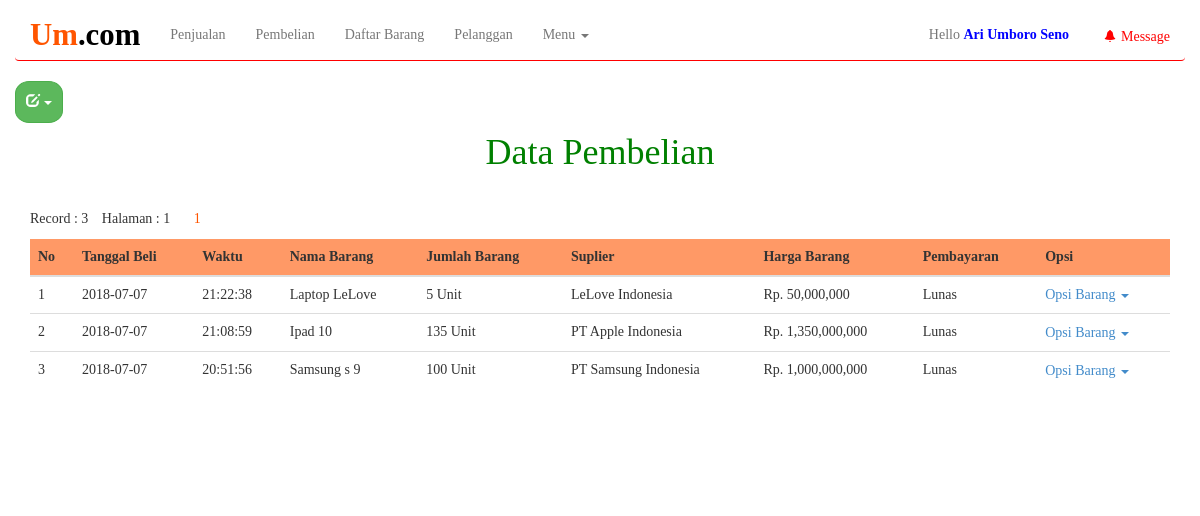
The page /aset/content/pembelian.php (signed in) on the database its author committed.
### tables this page shows
CREATE TABLE `pembelian` (
  `id` bigint(9) NOT NULL,
  `tgl_beli` date DEFAULT NULL,
  `time` time DEFAULT NULL,
  `nama_barang` varchar(200) DEFAULT NULL,
  `jumlah_barang` varchar(200) DEFAULT NULL,
  `Suplier` varchar(200) DEFAULT NULL,
  `harga_beli_semua` varchar(200) DEFAULT NULL,
  `pembayaran` varchar(200) DEFAULT NULL,
  `lo` varchar(40) DEFAULT NULL,
  `pres` varchar(40) DEFAULT NULL
);

### aset/content/pembelian.php (the view, shortened to what this page needs)
<?php
include "header.php";
?>
<?php
$per_hal=15;
$jumlah_record=mysql_query("SELECT COUNT(*) from pembelian");
$jum=mysql_result($jumlah_record, 0);
$halaman=ceil($jum / $per_hal);
$page = (isset($_GET['page'])) ? (int)$_GET['page'] : 1;
$start = ($page - 1) * $per_hal;
?>
<body>
<div class="container">
   <div class="row">
		<div class="col-md-12 text-center">
			<h1 style="color:green"> Data Pembelian </h1>
		</div>
	</div>
   <div class="row">
		<div class="col-md-10">
			<ul class="list-inline">
				<li>Record : <?php echo $jum; ?></li>
				<li>Halaman : <?php echo $halaman; ?></li>
				<li class="pagination">
				<?php
				for($x=1;$x<=$halaman;$x++){
				?>
				<li><a href="?page=<?php echo $x ?>" style="color:#ff5500;"><?php echo $x ?></a></li>
					<?php
				}
				?>
				</li>
			</ul>
		</div>
	</div>
</div>
<div class="container">
	<div class="row">
	<div class="col-md-12">
		<div class="table-responsive">
		<table class="table table-hover">
    	<thead>
    	<tr class="active">
        	<th> No  </th>
            <th> Tanggal Beli</th>
            <th> Waktu</th>
			<th> Nama Barang	</th>
            <th> Jumlah Barang </th>
			<th> Suplier     </th>
            <th> Harga Barang	 </th>
            <th> Pembayaran</th>
            <th> Opsi </th>
         </tr>
      </thead>
	  <tbody>
      <?php
		$i=$start+1;
		$query_select = "SELECT * FROM pembelian ORDER BY id DESC limit $start, $per_hal";
		$res = mysqli_query($conn,$query_select);
		while ($row = mysqli_fetch_array($res))
		{
			?>
            <tr class="abu">
            <td> <?php echo $i++; ?> </td>
            <td> <?php echo $row ['tgl_beli']; ?> </td>
			<td> <?php echo $row ['time']; ?> </td>
            <td> <?php echo $row ['nama_barang']; ?> </td>
			<td>     <?php echo number_format ($row ['jumlah_barang']); ?> Unit </td>
			<td> <?php echo $row ['Suplier']; ?> </td>
            <td> Rp. <?php echo number_format ($row ['harga_beli_semua']); ?> </td>
			<td> <?php echo $row ['pembayaran']; ?> </td>
			<td>
			<div class="input-group" >
			<div class="btn-group">
					<a href="#" class="dropdown-toggle" data-toggle="dropdown" >
					Opsi Barang <span class="caret"></span>
					</a>
			</div>
			</div>
			</td>
            </tr>
            <?php
		 }
		  ?>
          </tbody>
		  </table>
		  </div>
          </div>
          </div>
<?php
include "footer.php";
?>

### aset/content/header.php (style rules this page uses)
body { font-family:nyala; }

### rows shown on the page
pembelian: tgl_beli "2018-07-07", time "21:22:38", nama_barang "Laptop LeLove", jumlah_barang "5", Suplier "LeLove Indonesia", harga_beli_semua "50,000,000", pembayaran "Lunas"
pembelian: tgl_beli "2018-07-07", time "21:08:59", nama_barang "Ipad 10", jumlah_barang "135", Suplier "PT Apple Indonesia", harga_beli_semua "1,350,000,000", pembayaran "Lunas"
pembelian: tgl_beli "2018-07-07", time "20:51:56", nama_barang "Samsung s 9", jumlah_barang "100", Suplier "PT Samsung Indonesia", harga_beli_semua "1,000,000,000", pembayaran "Lunas"

### other values the page prints
$_SESSION['username'] "Ari Umboro Seno"
$jum "3"
$halaman "1"
